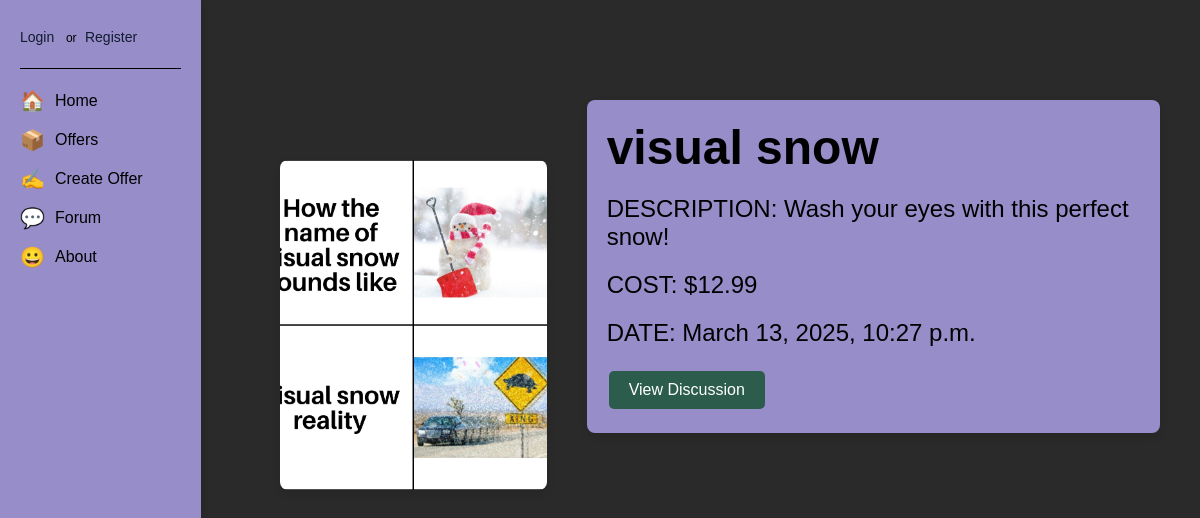
The app's page /tradeapp/offer/11/ with its own data.
### tradeapp/models.py (models this page shows, shortened)
class Offer(models.Model):
    title = models.CharField(max_length=200)
    description = models.TextField()
    price = models.DecimalField(max_digits=10, decimal_places=2)
    image = models.ImageField(upload_to='images/', blank=True, null=True)
    posted_date = models.DateTimeField(default=timezone.now)
    user = models.ForeignKey(User, on_delete=models.CASCADE)
    is_open = models.BooleanField(default=True)

### tradeapp/views.py (the view)
# urls.py: path('offer/<int:req_id>/', views.itemIndex, name='item_index'),  # Ensure this line exists
def itemIndex(request, req_id):
    offer = get_object_or_404(Offer, id=req_id)
    is_admin = request.user.is_staff
    is_author = request.user == offer.user
    thread = offer.threads.first()  # Get the associated thread
    if request.method == 'POST' and is_author:
        offer.is_open = False
        offer.save()
        messages.success(request, "The offer has been closed.")
        return redirect('item_index', req_id=req_id)
    return render(request, "offers.html", {
        "offer": offer,
        "is_admin": is_admin,
        "is_author": is_author,
        "thread": thread,  # Pass the thread to the template
    })

### tradeapp/templates/offers.html (shortened to what this page needs)
{% extends "base.html" %}
{% block content %}
<div class="offer-container">
    <div class="image-container">
        {% if offer.image %}
            <img src="{{ offer.image.url }}" alt="{{ offer.title }}" class="fixed-size-image" />
        {% else %}
            <p>No image available.</p>
        {% endif %}
    </div>
    <div class="details-container">
        <h1>{{ offer.title }}</h1>
        <ul class="offer-details">
            <li><p>DESCRIPTION: {{ offer.description }}</p></li>
            <li><p>COST: ${{ offer.price }}</p></li>
            <li><p>DATE: {{ offer.posted_date }}</p></li>
        </ul>
        {% if thread %}
            <a href="{% url 'thread_detail' thread.id %}" class="btn btn-info" style="background-color: rgb(44, 93, 76);">View Discussion</a>
        {% endif %}
    </div>
</div>
{% endblock %}

### tradeapp/static/css/main.css (style rules this page uses)
* { margin: 0; padding: 0; box-sizing: border-box; }
body { font-family: 'Lucida Sans', 'Lucida Sans Regular', 'Lucida Grande', 'Lucida Sans Unicode', Geneva, Verdana, sans-serif; min-height: 100vh; background-color: rgb(43, 42, 42); color: rgb(0, 0, 0); font-size: 1.5rem; }
h1, h2 { font-size: 1.2rem; color: #ffffff; }
p { font-size: 1rem; color: #ffffff; }
a { text-decoration: none; color: #143723; }
.btn { background-color: #0266d1; font-family: 'Lucida Sans', 'Lucida Sans Regular', 'Lucida Grande', 'Lucida Sans Unicode', Geneva, Verdana, sans-serif; border: none; color: white; padding: 10px 20px; text-align: center; text-decoration: none; display: inline-block; font-size: 16px; margin: 4px 2px; cursor: pointer; border-radius: 5px; }
.fixed-size-image { width: 200px; height: 250px; object-fit: cover; }
.offer-container { display: flex; align-items: flex-start; gap: 40px; padding: 20px; max-width: 1200px; margin: 0 auto; }
.image-container { margin-top: 120px; flex: 1; display: flex; justify-content: center; align-items: center; }
.fixed-size-image { max-width: 100%; width: 330px; height: 330px; border-radius: 8px; box-shadow: 0 4px 8px rgba(0, 0, 0, 0.1); }
.details-container { margin-top: 60px; flex: 2; background-color: #978dc9; padding: 20px; border-radius: 8px; box-shadow: 0 4px 8px rgba(0, 0, 0, 0.1); }
.details-container h1 { font-size: 2em; margin-bottom: 20px; color: #000000; }
.offer-details { list-style-type: none; padding: 0; }
.offer-details li { margin-bottom: 20px; }
.offer-details p { font-size: 1em; color: #000000; margin: 5px 0; }

### records on screen
Offer: image (picture), title "visual snow", description "Wash your eyes with this perfect snow!", price "12.99", posted_date "March 13, 2025, 10:27 p.m."
